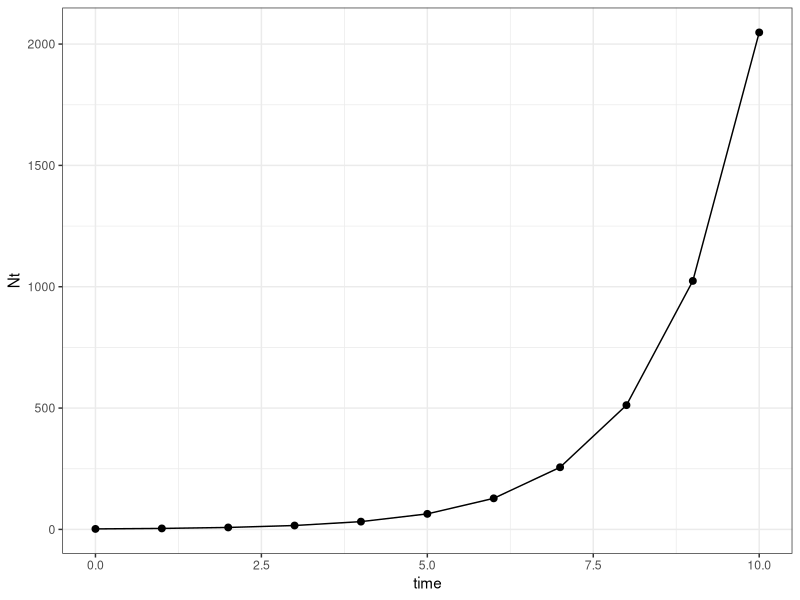
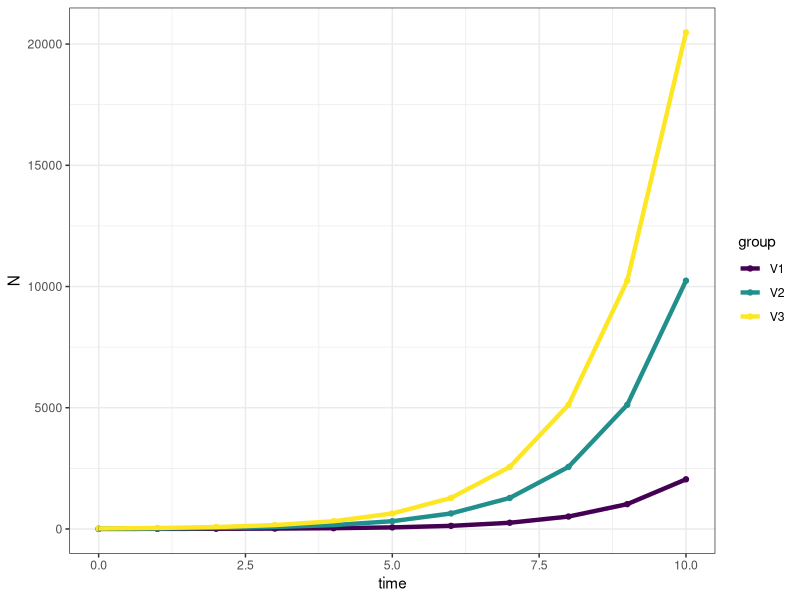
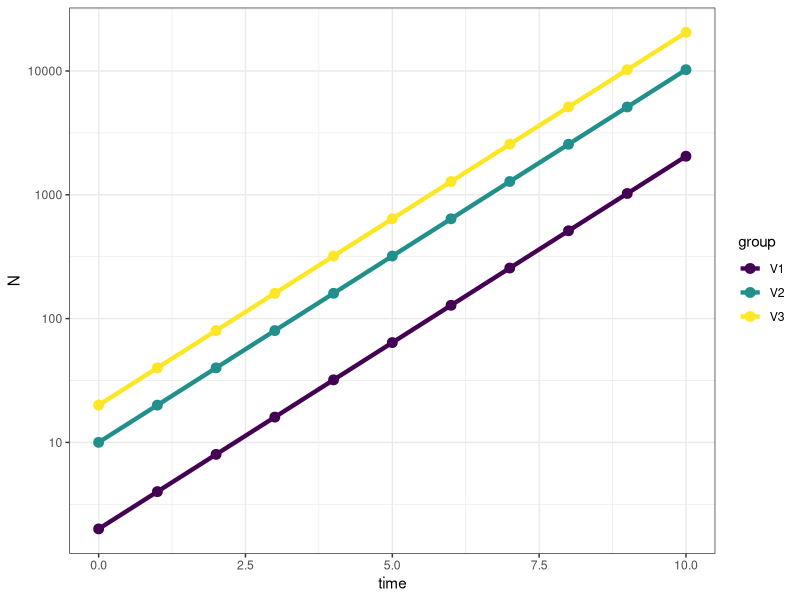
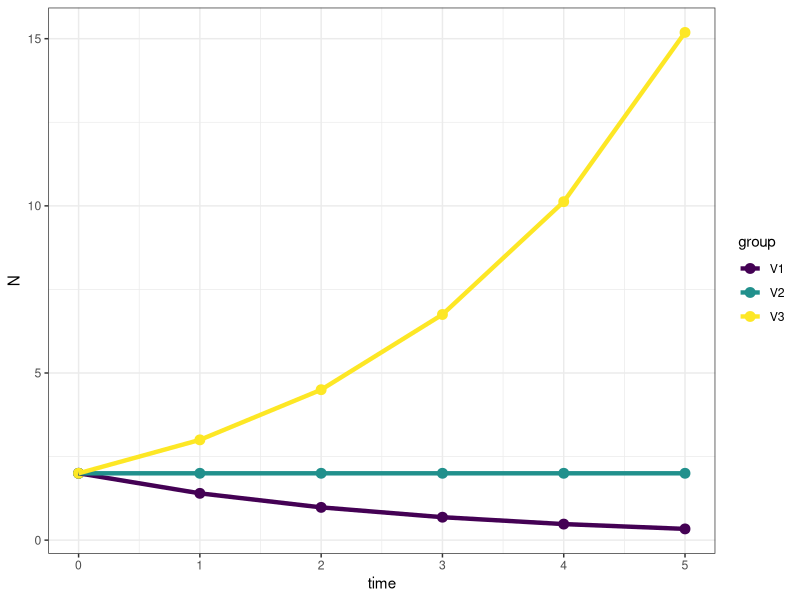
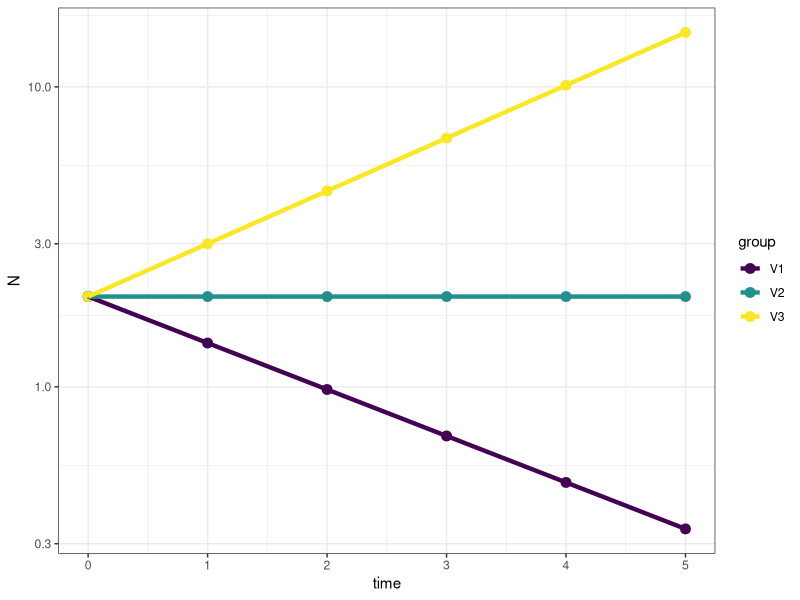
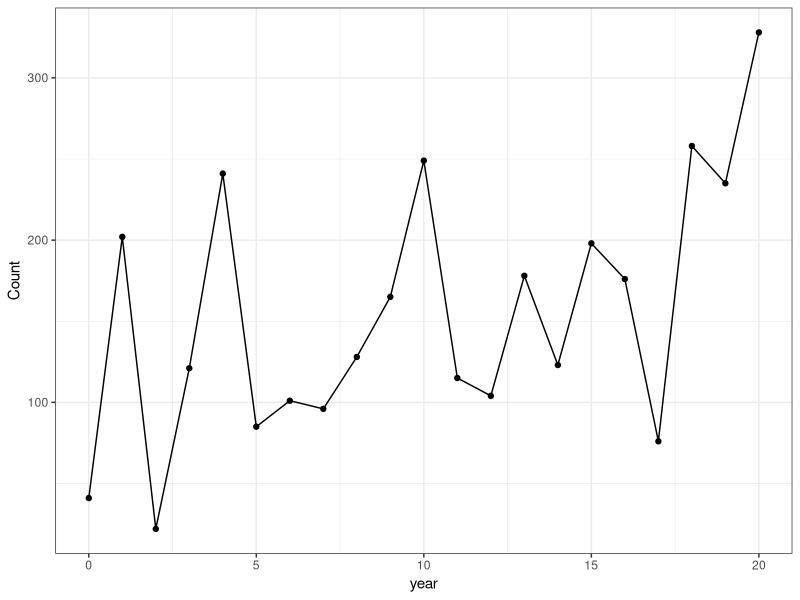
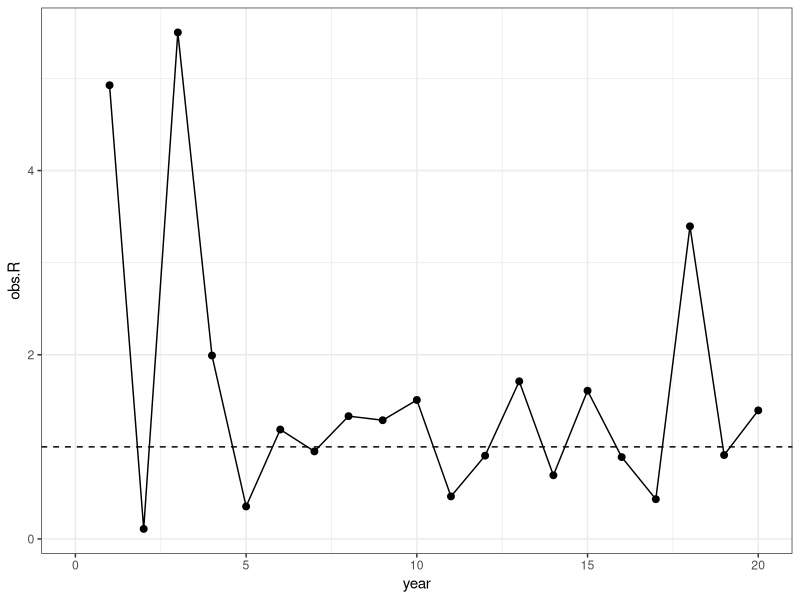
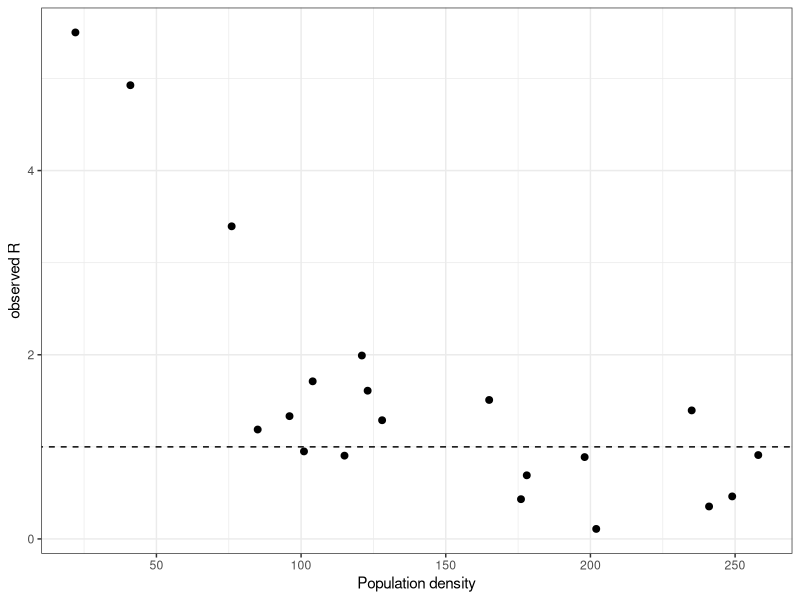

The R script that drew these images, in order:
## ---- chunk 1
#| warning: false
library(tidyverse)
library(viridis)
## ---- chunk 2
#| echo: true
#| warning: false

## lines 3-10 in associated R code
NO <- 2
lambda <- 2
time <- 0:10

Nt <- NO * lambda**time

ggplot(data=NULL,aes(x=time, y=Nt)) + geom_point(size=2) + geom_line() + theme_bw()
## ---- chunk 3
#| echo: true
#| warning: false
## lines 13-22 in associated R code

N0 <- c(2,10,20) 
lambda <- 2
time <- 0:10

Nt.s <- sapply(N0, function(n) n * lambda**time) %>% as.data.frame() %>% cbind(time) %>% pivot_longer(cols=1:3, names_to = 'group', values_to = 'N')

## Population sizes for the six years
ggplot(data=Nt.s, aes(x=time, y=N, color=group)) + 
  geom_point() + 
  geom_line(linewidth = 1.5) + 
  scale_color_viridis(discrete = T)+
  theme_bw()

## ---- chunk 4
#| echo: true
#| warning: false
## Population sizes for the six years on $log_{10}$ scale
ggplot(data=Nt.s, aes(x=time, y=N, color=group)) + 
  geom_point(size=3) + 
  geom_line(linewidth = 1.5) + 
  scale_color_viridis(discrete = T)+  
  scale_y_log10() + 
  theme_bw()
## ---- chunk 5
#| echo: true
#| warning: false
## lines 25-34 in associated R code
N0 <- 2 
lambdas <- c(0.7, 1, 1.5)
time <- 0:5

Nt.all <- sapply(lambdas, function(x) N0 * x**time) %>% as.data.frame() %>% cbind(time) %>% pivot_longer(cols=1:3, names_to = 'group', values_to = 'N')

## Population sizes for the six years 
ggplot(data=Nt.all, aes(x=time, y=N, color=group)) + 
  geom_point(size=3) + 
  geom_line(linewidth = 1.5) + 
  scale_color_viridis(discrete = T)+ 
  theme_bw()

## Population sizes for the six years on $log_{10}$ scale
ggplot(data=Nt.all, aes(x=time, y=N, color=group)) + 
  geom_point(size=3) + 
  geom_line(linewidth = 1.5) + 
  scale_color_viridis(discrete = T)+  scale_y_log10() + 
  theme_bw()
## ---- chunk 6
#| echo: true
#| warning: false
year <- 0:20
set.seed(5)
Count <- abs(round(rnorm(21, (100*1.05^year), 70),0))
dat <- as.data.frame(cbind(year,Count))
## ---- chunk 7
#| echo: true
#| warning: false
#| include: true
# plot dynamics
ggplot(data=dat, aes(x=year, y=Count)) + 
  geom_point() + 
  geom_line() + 
  theme_bw()
## ---- chunk 8
#| echo: true
#| warning: false
#| include: true
dat$obs.R <- NA

dat$obs.R[2:21] <- dat$Count[2:21]/dat$Count[1:20]
obs.R <- dat$Count[2:21]/dat$Count[1:20]

ggplot(data=dat, aes(x=year, y=obs.R)) + 
  geom_point(size=2) + 
  geom_line() + 
  geom_hline(yintercept=1,lty=2) + 
  theme_bw()
## ---- chunk 9
#| echo: true
#| warning: false
#| include: true
ggplot(data=NULL, aes(x=dat$Count[1:20], y=obs.R)) + 
  geom_point(size=2) + geom_abline(intercept=1,slope=0, linetype="dashed") + 
  labs(x="Population density",y="observed R")+ 
  theme_bw()
## ---- chunk 10
#| echo: true
#| warning: false
#| include: true
## lines 62-75 in associated R code
years <- 0:50 #setup a vector for years from 0 to 50
set.seed(1)   # set seed for the randomization so we can reproduce the randomized results
sim.Rs <- sample(x = obs.R, size = 50, replace = TRUE) # this line randomly samples values from 'obs.R' 50 times with replacement

out50yr <- numeric(length(years))
out50yr[1] <- min(dat$Count) 

for (t in 1:50) out50yr[t + 1] <- {
  out50yr[t] * sim.Rs[t]
  }

ggplot(data=NULL, aes(x=years, y=out50yr)) + 
  labs(y="count") + 
  geom_point() + 
  geom_line() + 
  theme_bw()

## ---- chunk 11
#| echo: true
#| warning: false
#| include: true
PopSim <- function(Rs, N0, years = 50, sims = 1) {
  sim.RM = matrix(sample(Rs, size = sims * years, replace = TRUE),
                    nrow = years, ncol = sims)
  output <- numeric(years + 1)
  output[1] <- N0
  outmat <- sapply(1:sims, function(i) {
    for (t in 1:years) output[t + 1] <- round(output[t] * sim.RM[t, i], 0)
    output
    })
  return(as.data.frame(outmat))
}
## ---- chunk 12
#| echo: true
#| warning: false
#| include: true
## lines 92-100 in associated R code
sim10 <- as_tibble(PopSim(Rs = obs.R, N0 = 43, sims = 100)) %>% 
  mutate(year = 0:50) %>%  
  pivot_longer(-year, names_to = "sim", values_to = "count") |> 
  as.data.frame()

# plot the 10 simulated populations
ggplot(sim10, aes(x=year,y=count,color=sim))+
  geom_line(linewidth = 1) + 
  scale_color_viridis(discrete = T)+  theme_bw()+ 
  theme(legend.position = "none")

## ---- chunk 13
#| echo: true
#| warning: false
#| include: true
ggplot(sim10, aes(x=year,y=log(count+1),color=sim))+
  geom_line(linewidth = 0.75, alpha=0.75) + 
  scale_color_viridis(discrete = T)+  
  theme_bw() + 
  theme(legend.position = "none")
## ---- chunk 14
#| echo: true
#| warning: false
#| include: true
year50_data <- sim10[sim10$year == 50, ]

data.frame(
  n_extinct = sum(year50_data$count == 0),
  n_greater_1mil = sum(year50_data$count > 1000000),
  q02.5 = quantile(year50_data$count, probs = 0.025),
  q97.5 = quantile(year50_data$count, probs = 0.975)
)
